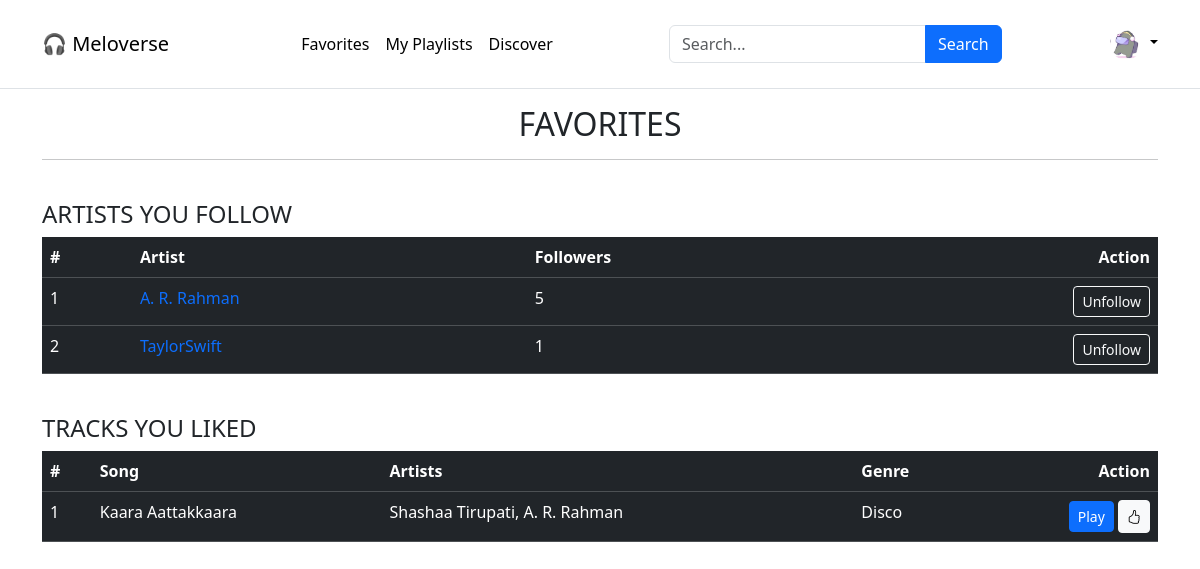
The page /meloverse/u/1/favorites (signed in) on the database its author committed.
### application/models.py (models this page shows)
class Creator(db.Model):
    __tablename__ = "creator"
    creator_id = db.Column(db.Integer, db.ForeignKey("users.id"), primary_key=True)
    creator_name = db.Column(db.String, db.ForeignKey("users.username"))
    creator_email = db.Column(db.String, db.ForeignKey("users.email"))
    bio = db.Column(db.String)
    no_of_singles = db.Column(db.Integer, default=0)
    no_of_albums = db.Column(db.Integer, default=0)
    songs_published = db.Column(db.Integer, default=0)
    followers = db.Column(db.Integer, default=0)

class Tracks(db.Model):
    __tablename__ = "tracks"
    track_id = db.Column(db.Integer, primary_key=True, autoincrement=True)
    track_name = db.Column(db.String, nullable=False)
    artists = db.Column(db.String)
    creator_id = db.Column(db.String, db.ForeignKey("creator.creator_name"))
    track_file = db.Column(db.String, nullable=False)
    genre = db.Column(db.String)
    lyrics = db.Column(db.String)
    duration = db.Column(db.String)
    date_created = db.Column(db.Date)
    album_id = db.Column(db.Integer, default=0)
    likes = db.Column(db.Integer, default=0)
    dislikes = db.Column(db.Integer, default=0)
    plays = db.Column(db.Integer, default=0)

### application/app_controllers/users.py (the view, shortened to what this page needs)
@user.route("/meloverse/u/<user>/favorites", methods=["GET", "POST"])
@login_required
def favorites(user):
    creator = Creator.query.filter_by(creator_id=current_user.id).first()
    artists_followed_id = whois_Followeing_who.query.filter_by(
        fan_id=current_user.id
    ).all()
    artists_followed = []
    for i in artists_followed_id:
        artist = Creator.query.filter_by(creator_id=i.fan_of).first()
        artists_followed.append(artist)
    fav_playlist_id = Playlist_likes_stats.query.filter_by(
        user_id=current_user.id
    ).all()
    fav_playlists, fav_playlist_tracks = [], []
    liked_album_id = Album_likes_stats.query.filter_by(user_id=current_user.id).all()
    liked_albums = []
    for i in liked_album_id:
        album = get_album(i.album_id)
        liked_albums.append(album)
    liked_track_id = Track_likes_stats.query.filter_by(
        user_id=current_user.id, value=1
    ).all()
    liked_tracks = []
    for i in liked_track_id:
        track = get_single(i.track_id)
        liked_tracks.append(track)
    return render_template(
        "user/favorites.html",
        creator_signup_status=creator,
        artists_followed=artists_followed,
        fav_playlists=fav_playlists,
        fav_playlist_tracks=fav_playlist_tracks,
        liked_albums=liked_albums,
        liked_tracks=liked_tracks,
    )

### application/app_controllers/auth.py (called while the page is built)
@login_manager.user_loader
def loader_user(user_id):
    return Users.query.get(user_id)

### application/app_controllers/users.py (called while the page is built)
def get_single(single_id):
    single = (
        db.session.query(Tracks, Creator)
        .filter(Tracks.track_id == single_id)
        .join(Creator, Tracks.creator_id == Creator.creator_id)
        .first()
    )
    return single

### templates/user/favorites.html (shortened to what this page needs)
{% extends "user/user_dashboard.html" %}
{% block body %}
<div class="container">
    {% if not liked_albums and not fav_playlists and not artists_followed and not liked_tracks %}
    <h3>Nothing to display here</h3>
    <pre class="text-end">
                                        ⠀⠀⠀⠀⠀⠀⠀⠀⠀⠀⠀⠀⠀⠀⠀⠀⠀⠀⠀⠀⠀⠀⠀⠀⣠⣠⣀⢤⣖⣲⣦⣄⠀⠀⢀⡠⠀⠀⠀⠀⠀⠀⠀⠀⠀⠀⠀⠀⠀⠀⠀⠀⠀⠀⠀⠀⠀⠀⠀⠀
                                        ⠀⠀⠀⠀⠀⠀⠀⠀⠀⠀⠀⠀⠀⠀⠀⠀⠀⠀⠀⠀⢀⢤⣤⣄⠻⡽⣺⣭⣿⡽⣾⣭⢿⣷⣉⠂⣿⠤⣄⣀⠀⠀⠀⠀⠀⠀⠀⠀⠀⠀⠀⠀⠀⠀⠀⠀⠀⠀⠀⠀
                                        ⠀⠀⠀⠀⠀⠀⠀⠀⠀⠀⠀⠀⠀⠀⠀⠀⠀⠀⠀⠀⣼⢿⣭⣏⣿⣷⣿⣿⣿⣽⣳⣾⣯⣿⣿⣏⣯⡴⣏⡆⢠⠀⠀⠀⠀⠀⠀⠀⠀⠀⠀⠀⠀⠀⠀⠀⠀⠀⠀⠀
                                        ⠀⠀⠀⠀⠀⠀⠀⠀⠀⠀⠀⠀⠀⠀⠀⠀⠀⠀⢠⣝⣯⢞⣿⡿⢿⠻⠛⡭⢛⠳⢋⠝⡩⢟⠻⣿⣟⣿⡿⣜⡍⡶⡀⠀⠀⠀⠀⠀⠀⠀⠀⠀⠀⠀⠀⠀⠀⠀⠀⠀
                                        ⠀⠀⠀⠀⠀⠀⠀⠀⠀⠀⠀⠀⠀⠀⠀⠀⠀⢀⣾⣿⣿⡏⠧⡙⠌⡡⠡⠐⡈⠄⡁⢂⠐⡈⡑⠢⣍⠻⣿⣿⣞⡷⣽⠂⠀⠀⠀⠀⠀⠀⠀⠀⠀⠀⠀⠀⠀⠀⠀⠀
                                        ⠀⠀⠀⠀⠀⠀⠀⠀⠀⠀⠀⠀⠀⠀⠀⠀⢰⣾⣿⢞⡷⡈⢆⠑⡈⠄⡁⢂⠐⠠⠐⢀⠂⠡⣈⠱⢠⠓⡜⣿⣺⣽⣿⣳⠆⠀⠀⠀⠀⠀⠀⠀⠀⠀⠀⠀⠀⠀⠀⠀
                                        ⠀⠀⠀⠀⠀⠀⠀⠀⠀⠀⠀⠀⠀⠀⠀⠀⢘⣿⣿⣟⠦⡑⢂⠡⠌⡐⢀⠂⠌⠐⢈⠠⠈⠔⡠⢑⢢⠩⡜⣱⣿⣿⣯⠑⠀⠀⠀⠀⠀⠀⠀⠀⠀⠀⠀⠀⠀⠀⠀⠀
                                        ⠀⠀⠀⠀⠀⠀⠀⠀⠀⠀⠀⠀⠀⠀⠀⠀⢸⣿⣿⢏⠢⡑⣌⠶⣱⣎⢦⠘⠠⢈⠀⠄⡱⣸⢴⣣⣌⡒⢡⢛⣾⣿⡧⠀⠀⠀⠀⠀⠀⠀⠀⠀⠀⠀⠀⠀⠀⠀⠀⠀
                                        ⠀⠀⠀⠀⠀⠀⠀⠀⠀⠀⠀⠀⠀⠀⠀⠀⢸⣷⣿⠂⡱⢰⠉⡎⡤⣌⢆⣫⡑⢂⠸⣰⠱⢍⠛⡉⠯⣝⢢⢉⣾⣟⣿⠀⠀⠀⠀⠀⠀⠀⠀⠀⠀⠀⠀⠀⠀⠀⠀⠀
                                        ⠀⠀⠀⠀⠀⠀⠀⠀⠀⠀⠀⠀⠀⠀⠀⠀⢘⣳⢯⠐⡡⠊⡝⢋⠄⢓⠛⠤⡑⢂⠰⣍⠚⡀⢛⡾⢷⣌⠣⢢⢽⣿⠏⠀⠀⠀⠀⠀⠀⠀⠀⠀⠀⠀⠀⠀⠀⠀⠀⠀
                                        ⠀⠀⠀⠀⠀⠀⠀⠀⠀⠀⠀⠀⠀⠀⠀⠀⠠⠘⣯⠂⠅⠂⠌⠠⠈⠠⠈⠔⡀⠂⠰⠌⡑⠠⠒⠘⢂⠌⡂⢇⣾⣟⠣⠀⠀⠀⠀⠀⠀⠀⠀⠀⠀⠀⠀⠀⠀⠀⠀⠀
                                        ⠀⠀⠀⠀⠀⠀⠀⠀⠀⠀⠀⠀⠀⠀⠀⠀⠠⢁⠏⡘⢌⠰⢀⠂⠌⠄⡙⠲⢄⢣⠼⡴⣈⠆⠈⡐⠀⢆⠱⡌⢾⢡⠃⠀⠀⠀⠀⠀⠀⠀⠀⠀⠀⠀⠀⠀⠀⠀⠀⠀
                                        ⠀⠀⠀⠀⠀⠀⠀⠀⠀⠀⠀⠀⠀⠀⠀⠀⠀⢌⠢⢍⠢⡑⢢⠙⡈⠔⣈⠅⢂⢂⠘⡄⢣⡘⠤⡐⡉⢆⠳⡘⢬⢃⠆⠀⠀⠀⠀⠀⠀⠀⠀⠀⠀⠀⠀⠀⠀⠀⠀⠀
                                        ⠀⠀⠀⠀⠀⠀⠀⠀⠀⠀⠀⠀⠀⠀⠀⠀⠠⢈⠒⡌⠤⠑⡀⢓⠚⠫⢌⡘⠂⠚⠘⡘⢦⣕⢢⠡⡙⣌⠣⡝⢢⠍⠀⠀⠀⠀⠀⠀⠀⠀⠀⠀⠀⠀⠀⠀⠀⠀⠀⠀
                                        ⠀⠀⠀⠀⠀⠀⠀⠀⠀⠀⠀⠀⠀⠀⠀⠀⠀⠀⠘⡤⢃⠜⡠⢂⠌⡑⠢⢐⠃⡚⠴⢩⠖⡌⠢⡐⡱⢠⠓⣜⠣⠎⠀⠀⠀⠀⠀⠀⠀⠀⠀⠀⠀⠀⠀⠀⠀⠀⠀⠀
                                        ⠀⠀⠀⠀⠀⠀⠀⠀⠀⠀⠀⠀⠀⠀⠀⠀⠀⠀⠀⠱⣩⢒⡱⢌⠢⢄⡁⢂⠐⡠⢃⠢⡘⢄⠣⣜⡡⢇⡻⣌⠓⠈⠀⠀⠀⠀⠀⠀⠀⠀⠀⠀⠀⠀⠀⠀⠀⠀⠀⠀
                                        ⠀⠀⠀⠀⠀⠀⠀⠀⠀⠀⠀⠀⠀⠀⠀⠀⠀⠀⠀⠀⢡⢏⡜⣎⠳⣦⢜⡤⢣⢔⣢⠱⣍⣮⢳⡼⣹⣏⢷⣹⡆⢀⠀⠀⠀⠀⠀⠀⠀⠈⠀⡀⠀⠀⠀⠀⠀⠀⠀⠀
                                        ⠀⠀⠀⠀⠀⠀⠀⠀⠀⠀⠀⠀⠀⠀⠀⠀⠀⠀⠀⢀⣾⠸⡜⣬⢓⣮⣙⣞⢻⡞⣳⣟⡿⣞⣯⣟⡷⣫⡞⣽⢻⣿⡖⢢⠁⠀⠀⠈⠀⠀⠀⠐⠀⠀⠀⠀⠀⠀⠀⠀
                                        ⠀⠀⠀⠀⠀⠀⠀⠀⠀⠀⠀⠀⠀⠀⠀⠀⢀⢠⠢⡝⣼⡡⢛⡴⣋⠶⣩⢎⡷⣝⡳⢾⣝⡻⣼⢎⠗⡣⡝⢆⣏⠲⣁⠃⡙⢆⠦⣀⢁⠀⠀⠂⠀⠀⠀⠀⠀⠀⠀⠀
                                        ⠀⠀⠀⠀⠀⠀⠀⠀⠀⠀⠀⠀⠀⠀⢀⠰⣈⠖⡱⢘⡼⡇⡅⢒⢩⢒⢡⠚⡴⢡⢋⠳⢎⡹⢐⠊⣬⠱⣉⠆⣇⠢⡅⢊⠔⣈⠒⢥⢪⠱⡀⠀⠀⠀⠀⠀⠀⠀⠀⠀
                                        ⠀⠀⠀⠀⠀⠀⠀⢀⢀⠠⢄⠢⡘⢄⠣⢎⡱⢌⠢⡑⡚⡵⡘⢌⠢⠎⡄⢣⠐⢣⢈⡑⢢⠐⡡⢚⠄⡣⢄⢋⡶⢱⠈⢆⠊⠤⡉⢆⠢⠡⢘⠒⡄⡀⠀⠀⠀⠀⠀⠀
                                        ⠀⠀⠀⣀⠠⡐⢌⠲⣈⠒⡌⢢⠑⡌⡚⢄⠒⡌⠰⢡⠘⡥⣙⠢⡑⢊⠜⢢⠙⡄⠢⢘⠠⡑⡴⢋⠰⡁⢎⡰⣩⠃⡜⢌⡘⠤⡑⡌⠰⡁⢆⠡⢂⠱⡀⠄⡀⠀⠀⠀
                                        ⠀⢀⠳⣌⢒⠡⢊⠴⣀⠣⡘⢄⠣⣘⢡⠊⠴⣈⠑⢢⠑⡸⢀⠣⡑⠌⡘⠄⠃⡄⠃⡌⢢⡑⢦⠉⣆⠑⣎⣱⠆⡱⢈⠖⡨⢰⠡⢌⡑⠨⢄⠃⡌⠴⡑⢎⡔⢆⡀⠀
                                        ⢀⢎⡱⢈⠆⡱⢈⡒⠤⡡⡑⢌⠢⡅⢛⡬⠱⢠⠉⢆⠱⡈⢇⠠⠐⡈⠐⡈⠔⠠⠑⢠⠣⡜⢢⠑⡌⢾⡛⡍⢢⠑⡊⡔⢡⢣⠘⠤⡘⠰⢈⠢⣉⡴⡱⢎⡜⢢⡕⠀
                                                    </pre>
    {% else %}
    <h2 class="text-center">FAVORITES</h2>
    <hr><br>
    {% if artists_followed %}
    <section>
        <h4>ARTISTS YOU FOLLOW</h4>
        <table class="table table-dark table-hover">
            <thead>
                <tr>
                    <th>#</th>
                    <th>Artist</th>
                    <th>Followers</th>
                    <th class="text-end">Action</th>
                </tr>
            </thead>
            <tbody>
                {% for artist in artists_followed %}
                <tr>
                    <td>{{ loop.index }}</td>
                    <td><a href="{{ url_for('user.creator_profile', creator=artist.creator_id) }}"
                            style="text-decoration: none;">{{
                            artist.creator_name }}</a></td>
                    <td>{{ artist.followers }}</td>
                    <td class="text-end">
                        <form method="post">
                            <button type="submit" class="btn btn-outline-light btn-sm">Unfollow</button>
                        </form>
                    </td>
                </tr>
                {% endfor %}
            </tbody>
        </table>
        <br>
    </section>
    {% endif %}
    {% if liked_tracks %}
    <section>
        <h4>TRACKS YOU LIKED</h4>
        <table class="table table-dark table-hover">
            <thead>
                <tr>
                    <th>#</th>
                    <th>Song</th>
                    <th>Artists</th>
                    <th>Genre</th>
                    <th class="text-end">Action</th>
                </tr>
            </thead>
            <tbody>
                {% for track, creator in liked_tracks %}
                <tr>
                    <td>{{ loop.index }}</td>
                    <td>{{ track.track_name }}</td>
                    <td>{{ track.artists }}, {{ creator.creator_name }}</td>
                    <td>{{ track.genre }}</td>
                    <td class="text-end">
                        <button type="button" class="btn btn-primary btn-sm playbtn"
                            data-track-id="{{ track.track_id }}" data-track-file="{{ track.track_file }}"
                            data-track-name="{{ track.track_name }}" data-artists="{{ track.artists }}"
                            data-creatorid="{{ creator.creator_id }}" data-lyrics="{{ track.lyrics }}"
                            data-creator="{{ creator.creator_name }}"
                            data-current-user-name="{{ current_user.username }}" data-plays="{{ track.plays }}"
                            data-dislikes="{{ track.dislikes }}" data-likes="{{ track.likes }}"
                            data-current-user-id="{{ current_user.id }}" style="position: relative;">
                            Play
                        </button>
                        <div class="btn-group text-end" role="group">
                            <button type="button" class="btn btn-sm track-like btn-light"
                                data-track-id="{{ track.track_id }}" data-value=1>
                                <span class="bi bi-hand-thumbs-up"></span>
                            </button>
                        </div>
                    </td>
                </tr>
                {% endfor %}
            </tbody>
        </table>
        <br>
    </section>
    {% endif %}
    {% endif %}
</div>
{% endblock %}

### static/styles/headerfooter.css (style rules this page uses)
.bi { vertical-align: -.125em; fill: currentColor; }
body { display: flex; flex-direction: column; min-height: 100vh; margin: 0; }

### rows shown on the page
Creator: creator_name "A. R. Rahman", followers "5"
Creator: creator_name "TaylorSwift", followers "1"
Tracks: track_name "Kaara Aattakkaara", artists "Shashaa Tirupati", creator_name "A. R. Rahman", genre "Disco"
